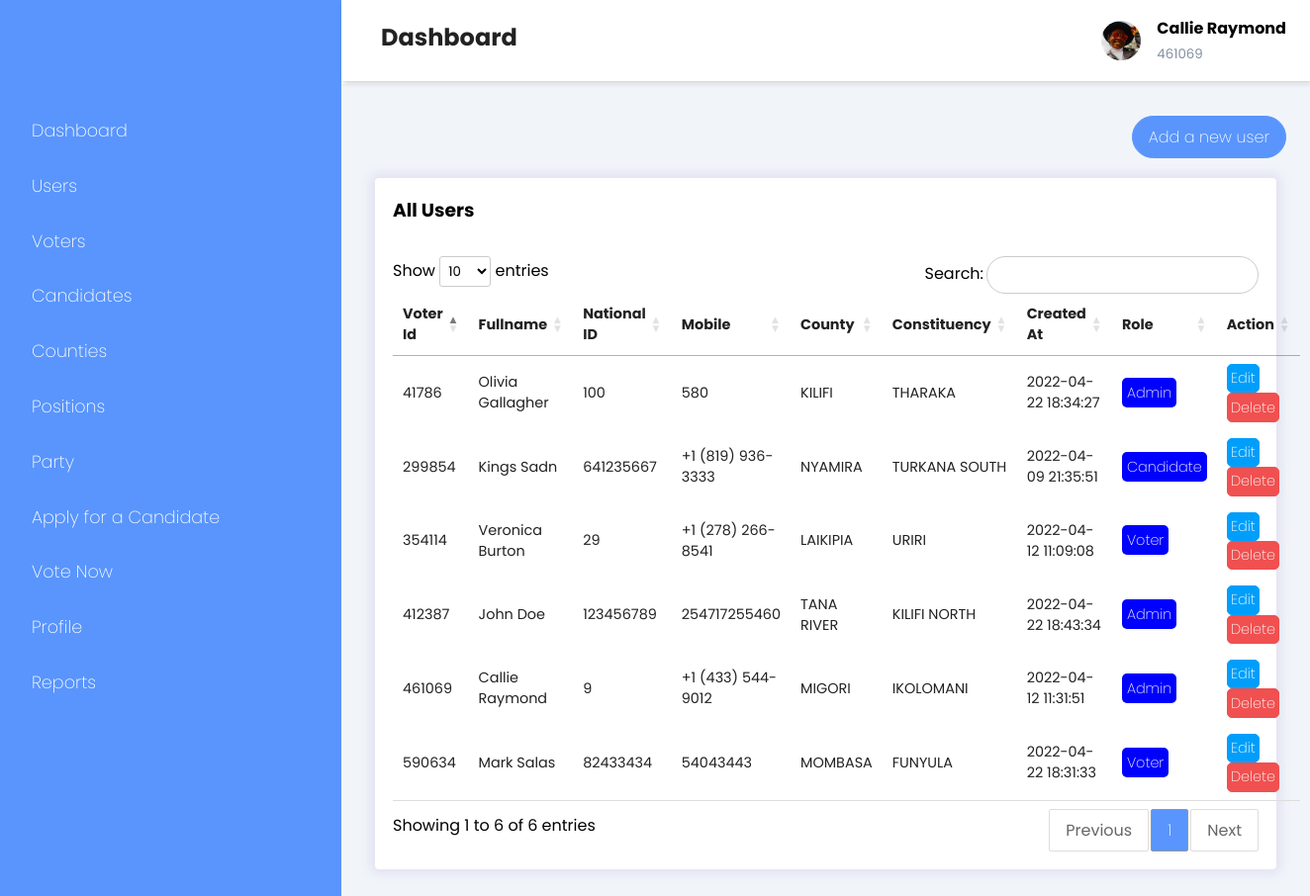
/admin/users.php (signed in), run on the app's committed database.
### tables this page shows
CREATE TABLE `users` (
  `id` int(11) NOT NULL,
  `voter_id` int(11) NOT NULL,
  `fullname` varchar(255) NOT NULL,
  `date_of_birth` varchar(255) DEFAULT NULL,
  `national_id` int(11) NOT NULL,
  `phone_number` varchar(255) NOT NULL,
  `county` varchar(255) NOT NULL,
  `constituency` varchar(255) NOT NULL,
  `ward` varchar(255) NOT NULL,
  `is_admin` tinyint(1) DEFAULT NULL,
  `is_voter` tinyint(1) DEFAULT NULL,
  `is_candidate` tinyint(1) DEFAULT NULL,
  `party` varchar(255) DEFAULT NULL,
  `position` varchar(255) DEFAULT NULL,
  `is_verified` int(11) NOT NULL DEFAULT 0,
  `password` text NOT NULL,
  `created_at` timestamp NOT NULL DEFAULT current_timestamp()
);

### db/helpers.php (called while the page is built, shortened)
<?php include "connection.php";
function fetch_array($result)
{
    return  mysqli_fetch_array($result);
}
function query($sql)
{
    global $connection;
    return mysqli_query($connection, $sql);
}

### functions/functions.php (the view, shortened to what this page needs)
<?php include "../db/helpers.php";
function getAllUser()
{
    $sql = "SELECT * FROM users ORDER BY voter_id ASC";
    $result = query($sql);
    while ($row = fetch_array($result)) {
        $id = $row['id'];
        $fullname = $row['fullname'];
        $voter_id = $row['voter_id'];
        $national_id = $row['national_id'];
        $phone_number = $row['phone_number'];
        $county = $row['county'];
        $constituency = $row['constituency'];
        $created_at = $row['created_at'];
        $role = null;
        $is_admin = $row['is_admin'];
        $is_candidate = $row['is_candidate'];
        if ($is_admin) {
            $role = "Admin";
        } elseif ($is_candidate) {
            $role = "Candidate";
        } else {
            $role = "Voter";
        }
        echo <<<DELIMITER
        <tr>
        <td>$voter_id</td>
        <td>$fullname</td>
        <td>$national_id</td>
        <td>$phone_number</td>
            <td>$county</td>
            <td>$constituency</td>
            <td>$created_at</td>
            <td><span class="badge bg-primary">$role</span></td>
            <td>
                <div class="action">
                    <a href="edit-user.php?edit_user=$id" id="edit"><span class="las la-edit"></span><span>Edit</span></button></a>
                    <a href="users.php?delete_user=$id" id="delete" onclick="return confirm('Are you sure you want to delete this user?')"><span class="las la-trash"></span><span>Delete</span></button></a>
                </div>
            </td>
        </tr>
DELIMITER;
    }
}

### assets/css/index.css (style rules this page uses)
* { margin: 0; padding: 0; box-sizing: border-box; font-family: 'Poppins'; list-style-type: none; text-decoration: none; }
:root { --main-color: #5995fd; --color-dark: #1d2231; --text-grey: #8390a2; }
td { padding: .5rem 1rem; font-size: .9rem; color: #222; }
.bg-primary { background-color: blue; padding: 5px; border-radius: 5px; color: #fff; }
#edit { background-color: #009efb; border: 1px solid #009efb; color: #fff; padding: 0.2rem; border-radius: 5px; display: inline-block; text-align: center; }
#delete { background-color:#f05050; border: 1px solid #f05050; color: #fff; padding: 0.2rem; border-radius: 5px; display: inline-block; text-align: center; }
span { font-weight: 200; }

### data on the page
users: voter "41786", fullname "Olivia Gallagher", national "100", phone_number "580", county "KILIFI", constituency "THARAKA", created_at "2022-04-22 18:34:27", is_admin "Admin"
users: voter "299854", fullname "Kings Sadn", national "641235667", phone_number "+1 (819) 936-3333", county "NYAMIRA", constituency "TURKANA SOUTH", created_at "2022-04-09 21:35:51", role "Candidate"
users: voter "354114", fullname "Veronica Burton", national "29", phone_number "+1 (278) 266-8541", county "LAIKIPIA", constituency "URIRI", created_at "2022-04-12 11:09:08", role "Voter"
users: voter "412387", fullname "John Doe", national "123456789", phone_number "254717255460", county "TANA RIVER", constituency "KILIFI NORTH", created_at "2022-04-22 18:43:34", is_admin "Admin"
users: voter "461069", fullname "Callie Raymond", national "9", phone_number "+1 (433) 544-9012", county "MIGORI", constituency "IKOLOMANI", created_at "2022-04-12 11:31:51", is_admin "Admin"
users: voter "590634", fullname "Mark Salas", national "82433434", phone_number "54043443", county "MOMBASA", constituency "FUNYULA", created_at "2022-04-22 18:31:33", role "Voter"

### other printed values
$_SESSION["name"] "Callie Raymond"
$_SESSION["voter_id"] "461069"
